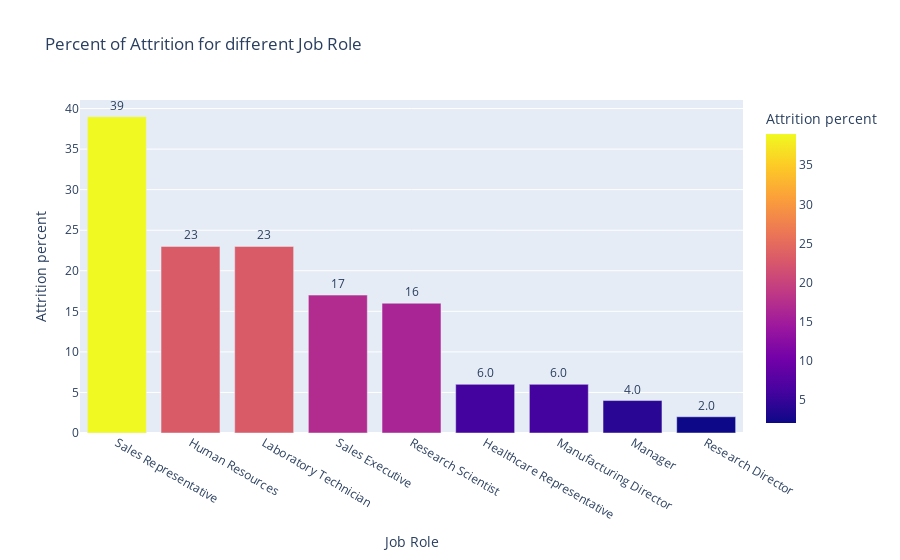

The code cell stored with this chart in its notebook:
### Code cell
data_jr = pd.DataFrame(columns=["Job Role", "Attrition percent"])
l=0
for i in list(data['JobRole'].unique()):
    r=data[(data['JobRole']==i)&\
               (data['Attrition']=="Yes")].shape[0] / data[data['JobRole']==i].shape[0]
    data_jr.loc[l] = (i, int(r*100))
    l+=1
datajr=data_jr.groupby(by="Job Role").sum()
fig = px.bar(datajr, y='Attrition percent',color='Attrition percent', title='Percent of Attrition for different Job Role'\
            , text='Attrition percent')
fig.update_layout(barmode='stack', xaxis={'categoryorder':'total descending'})
fig.update_traces(texttemplate='%{text:.2s}', textposition='outside')
fig.show()

### Figure 1 — Plotly figure (JSON) as saved in the notebook; plotly's stock layout.template omitted (floating-point values rounded to 4 significant figures)
{"data": [{"alignmentgroup": "True", "hovertemplate": "Job Role=%{x}<br>Attrition percent=%{marker.color}<extra></extra>", "legendgroup": "", "marker": {"color": [6, 23, 23, 4, 6, 2, 16, 17, 39], "coloraxis": "coloraxis", "pattern": {"shape": ""}}, "name": "", "offsetgroup": "", "orientation": "v", "showlegend": false, "text": ["6", "23", "23", "4", "6", "2", "16", "17", "39"], "textposition": "outside", "texttemplate": "%{text:.2s}", "type": "bar", "x": ["Healthcare Representative", "Human Resources", "Laboratory Technician", "Manager", "Manufacturing Director", "Research Director", "Research Scientist", "Sales Executive", "Sales Representative"], "xaxis": "x", "y": [6, 23, 23, 4, 6, 2, 16, 17, 39], "yaxis": "y"}], "layout": {"barmode": "stack", "coloraxis": {"colorbar": {"title": {"text": "Attrition percent"}}, "colorscale": [[0, "#0d0887"], [0.1111, "#46039f"], [0.2222, "#7201a8"], [0.3333, "#9c179e"], [0.4444, "#bd3786"], [0.5556, "#d8576b"], [0.6667, "#ed7953"], [0.7778, "#fb9f3a"], [0.8889, "#fdca26"], [1, "#f0f921"]]}, "legend": {"tracegroupgap": 0}, "title": {"text": "Percent of Attrition for different Job Role"}, "xaxis": {"anchor": "y", "categoryorder": "total descending", "domain": [0, 1], "title": {"text": "Job Role"}}, "yaxis": {"anchor": "x", "domain": [0, 1], "title": {"text": "Attrition percent"}}}}
